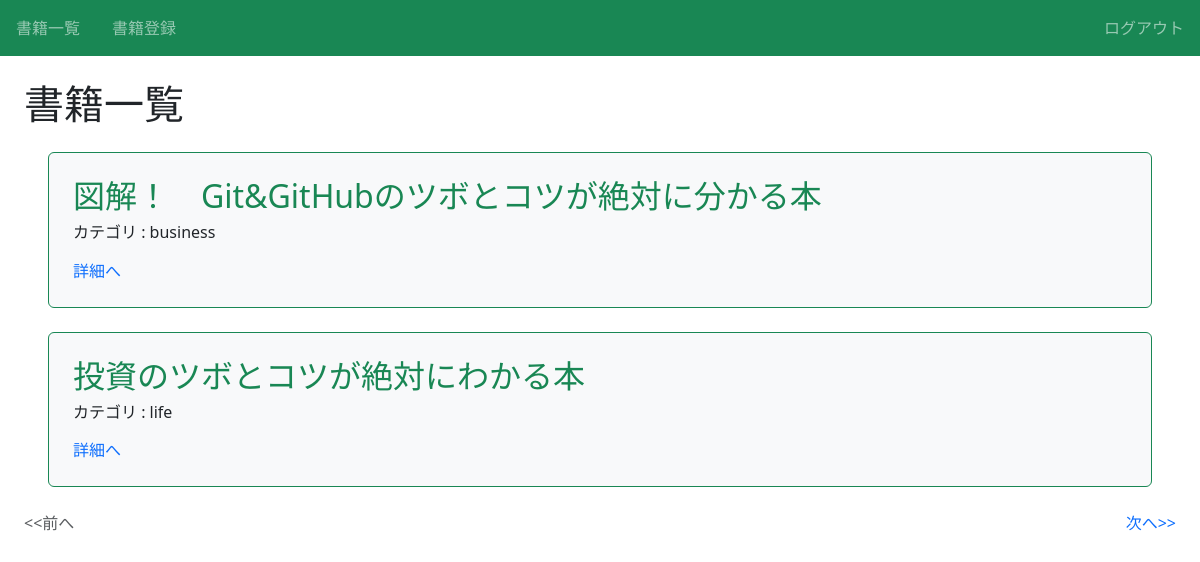
Page /book/ (signed in) on the committed database.
### book/models.py (models this page shows, shortened)
class Book(models.Model):
    title = models.CharField(max_length = 100)
    text = models.TextField()
    thumbnail = models.ImageField(null=True, blank=True)
    category = models.CharField(
        max_length = 100,
        choices = CATEGORY
    )
    user = models.ForeignKey('auth.User', on_delete=models.CASCADE)

### book/views.py (the view)
# urls.py: path('book/', views.ListBookView.as_view(), name='list-book'),
class ListBookView(LoginRequiredMixin, ListView):
    template_name = 'book/book_list.html'
    model = Book
    paginate_by = ITEM_PER_PAGE

### book/templates/book/book_list.html (shortened to what this page needs)
{% extends 'base.html' %}
{% block h1 %}書籍一覧{% endblock %}
{% block content %}
  {% for item in object_list %}
  <div class="p-4 m-4 bg-light border border-success rounded">
    <h2 class="text-success">{{ item.title }}</h2>
    <h6>カテゴリ : {{ item.category}}</h6>
    <div class="mt-3">
      <a href="{% url 'detail-book' item.pk %}">詳細へ</a>
    </div>
  </div>
  {% endfor %}
  {% include 'book/components/pagination.html' %}
{% endblock content %}

### book/static/book/css/style.css (style rules this page uses)
a { text-decoration: none; }

### rows in the picture
Book: title "図解！ Git&GitHubのツボとコツが絶対に分かる本", category "business"
Book: title "投資のツボとコツが絶対にわかる本", category "life"
